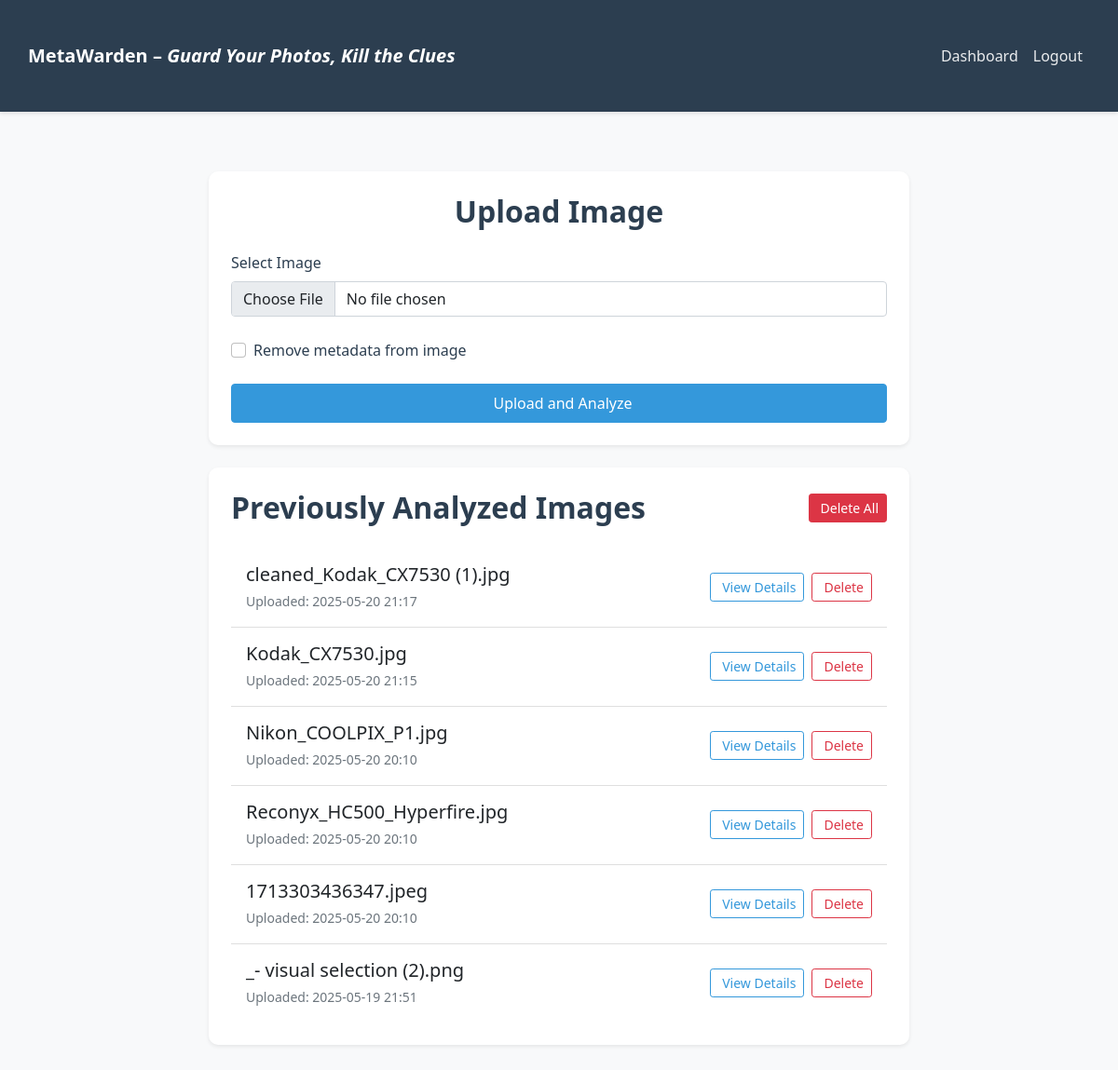
The app's page /dashboard (signed in) with its own data.
### models.py (models this page shows)
class AnalyzedImage(db.Model):
    id = db.Column(db.Integer, primary_key=True)
    filename = db.Column(db.String(255), nullable=False)
    original_filename = db.Column(db.String(255), nullable=False)
    upload_date = db.Column(db.DateTime, default=datetime.utcnow)
    image_metadata = db.Column(db.JSON)
    user_id = db.Column(db.Integer, db.ForeignKey('user.id'), nullable=False)

### app.py (the view)
@app.route('/dashboard')
@login_required
def dashboard():
    images = AnalyzedImage.query.filter_by(user_id=current_user.id).order_by(AnalyzedImage.upload_date.desc()).all()
    return render_template('dashboard.html', images=images)

### app.py (called while the page is built)
@login_manager.user_loader
def load_user(user_id):
    return User.query.get(int(user_id))

### templates/dashboard.html (shortened to what this page needs)
{% extends "base.html" %}
{% block content %}
<div class="container">
    <div class="row justify-content-center mb-4">
        <div class="col-md-8">
            <div class="card shadow-sm">
                <div class="card-body p-4">
                    <h2 class="card-title text-center mb-4">Upload Image</h2>
                    <form action="{{ url_for('upload_file') }}" method="post" enctype="multipart/form-data" class="needs-validation" novalidate>
                        <div class="mb-4">
                            <label for="file" class="form-label fw-medium">Select Image</label>
                            <input type="file" class="form-control" id="file" name="file" accept="image/*" required>
                        </div>
                        <div class="mb-4">
                            <div class="form-check">
                                <input class="form-check-input" type="checkbox" id="remove_metadata" name="remove_metadata" value="yes">
                                <label class="form-check-label" for="remove_metadata">
                                    Remove metadata from image
                                </label>
                            </div>
                        </div>
                        <div class="d-grid">
                            <button type="submit" class="btn btn-primary py-2">
                                Upload and Analyze
                            </button>
                        </div>
                    </form>
                </div>
            </div>
        </div>
    </div>
    <div class="row justify-content-center">
        <div class="col-md-8">
            <div class="card shadow-sm">
                <div class="card-body p-4">
                    <div class="d-flex justify-content-between align-items-center mb-4">
                        <h2 class="card-title mb-0">Previously Analyzed Images</h2>
                        {% if images %}
                        <form action="{{ url_for('delete_all_images') }}" method="POST" class="d-inline" onsubmit="return confirm('Are you sure you want to delete all your analyzed images? This action cannot be undone.');">
                            <button type="submit" class="btn btn-danger btn-sm">
                                Delete All
                            </button>
                        </form>
                        {% endif %}
                    </div>
                    {% if images %}
                        <div class="list-group">
                            {% for image in images %}
                            <div class="list-group-item list-group-item-action">
                                <div class="d-flex justify-content-between align-items-center">
                                    <div>
                                        <h5 class="mb-1">{{ image.original_filename }}</h5>
                                        <small class="text-muted">
                                            Uploaded: {{ image.upload_date.strftime('%Y-%m-%d %H:%M') }}
                                        </small>
                                    </div>
                                    <div class="d-flex gap-2">
                                        <a href="{{ url_for('view_image', image_id=image.id) }}" class="btn btn-outline-primary btn-sm">
                                            View Details
                                        </a>
                                        <form action="{{ url_for('delete_image', image_id=image.id) }}" method="POST" class="d-inline" onsubmit="return confirm('Are you sure you want to delete this image? This action cannot be undone.');">
                                            <button type="submit" class="btn btn-outline-danger btn-sm">
                                                Delete
                                            </button>
                                        </form>
                                    </div>
                                </div>
                            </div>
                            {% endfor %}
                        </div>
                    {% else %}
                        <div class="text-center text-muted">
                            <p>No images analyzed yet. Upload your first image to get started!</p>
                        </div>
                    {% endif %}
                </div>
            </div>
        </div>
    </div>
</div>
{% endblock %}

### templates/base.html (style rules this page uses)
:root { --primary-color: #2c3e50; --secondary-color: #34495e; --accent-color: #3498db; --light-bg: #f8f9fa; --card-bg: #ffffff; --text-primary: #2c3e50; --text-secondary: #7f8c8d; }
body { background-color: var(--light-bg); min-height: 100vh; display: flex; flex-direction: column; color: var(--text-primary); }
.container { flex: 1; padding: 2rem 0; }
.card { background-color: var(--card-bg); border: none; border-radius: 12px; box-shadow: 0 4px 6px rgba(0,0,0,0.05); }
.card-title { color: var(--primary-color); font-weight: 600; }
.btn-primary { background-color: var(--accent-color); border-color: var(--accent-color); font-weight: 500; }
.btn-outline-primary { color: var(--accent-color); border-color: var(--accent-color); }

### templates/dashboard.html (style rules this page uses)
.card { border: none; border-radius: 10px; }
.form-check { margin: 0; }
.form-check-input { margin-right: 8px; }
.btn-primary { padding: 10px 20px; font-weight: 500; }
.list-group-item { border: none; border-bottom: 1px solid rgba(0,0,0,.125); padding: 1rem; }
.list-group-item:last-child { border-bottom: none; }
.btn-danger { background-color: #dc3545; border-color: #dc3545; color: white; }
.btn-outline-danger { color: #dc3545; border-color: #dc3545; }

### records on screen
AnalyzedImage: original_filename "cleaned_Kodak_CX7530 (1).jpg", upload_date "2025-05-20 21:17"
AnalyzedImage: original_filename "Kodak_CX7530.jpg", upload_date "2025-05-20 21:15"
AnalyzedImage: original_filename "Nikon_COOLPIX_P1.jpg", upload_date "2025-05-20 20:10"
AnalyzedImage: original_filename "Reconyx_HC500_Hyperfire.jpg", upload_date "2025-05-20 20:10"
AnalyzedImage: original_filename "1713303436347.jpeg", upload_date "2025-05-20 20:10"
AnalyzedImage: original_filename "_- visual selection (2).png", upload_date "2025-05-19 21:51"
